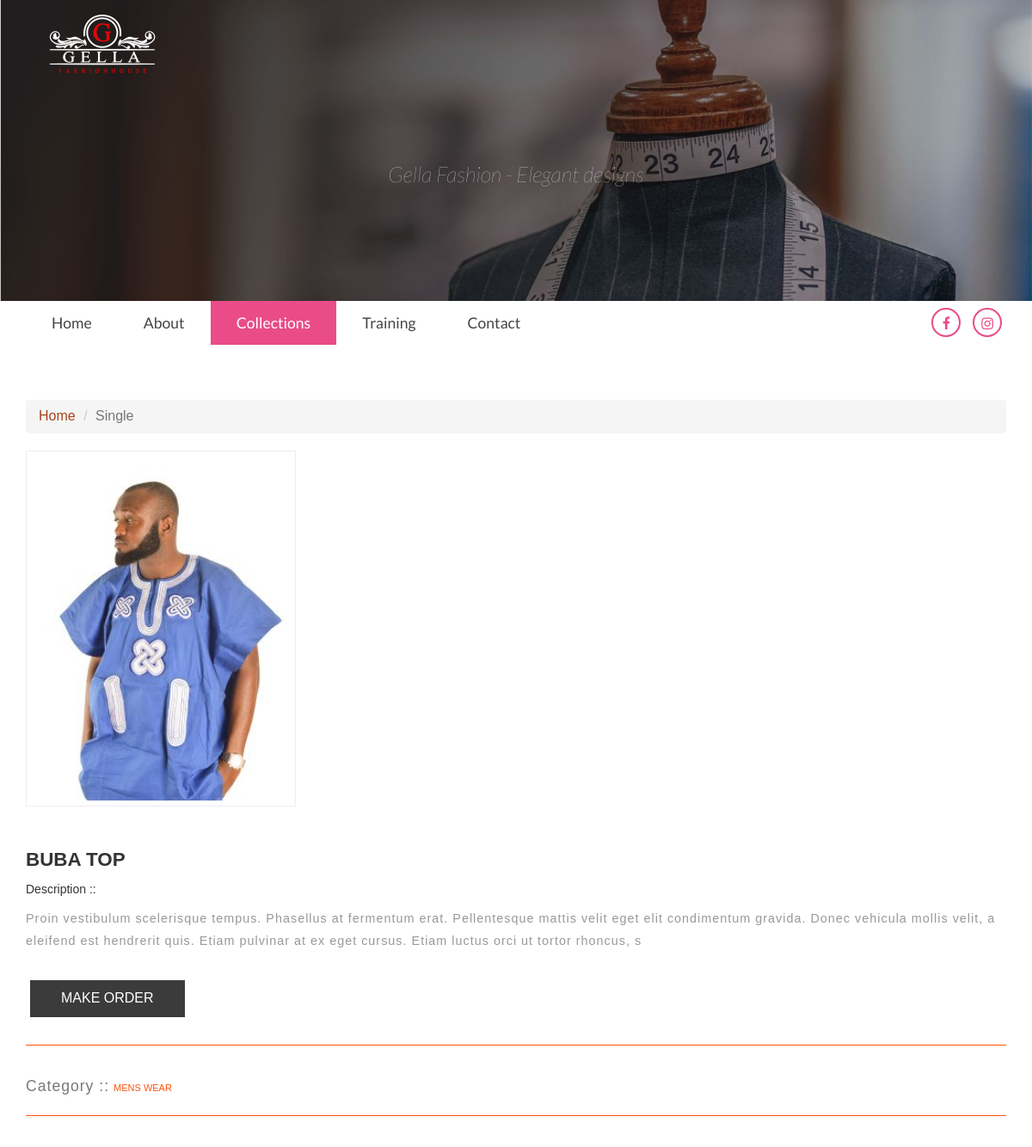
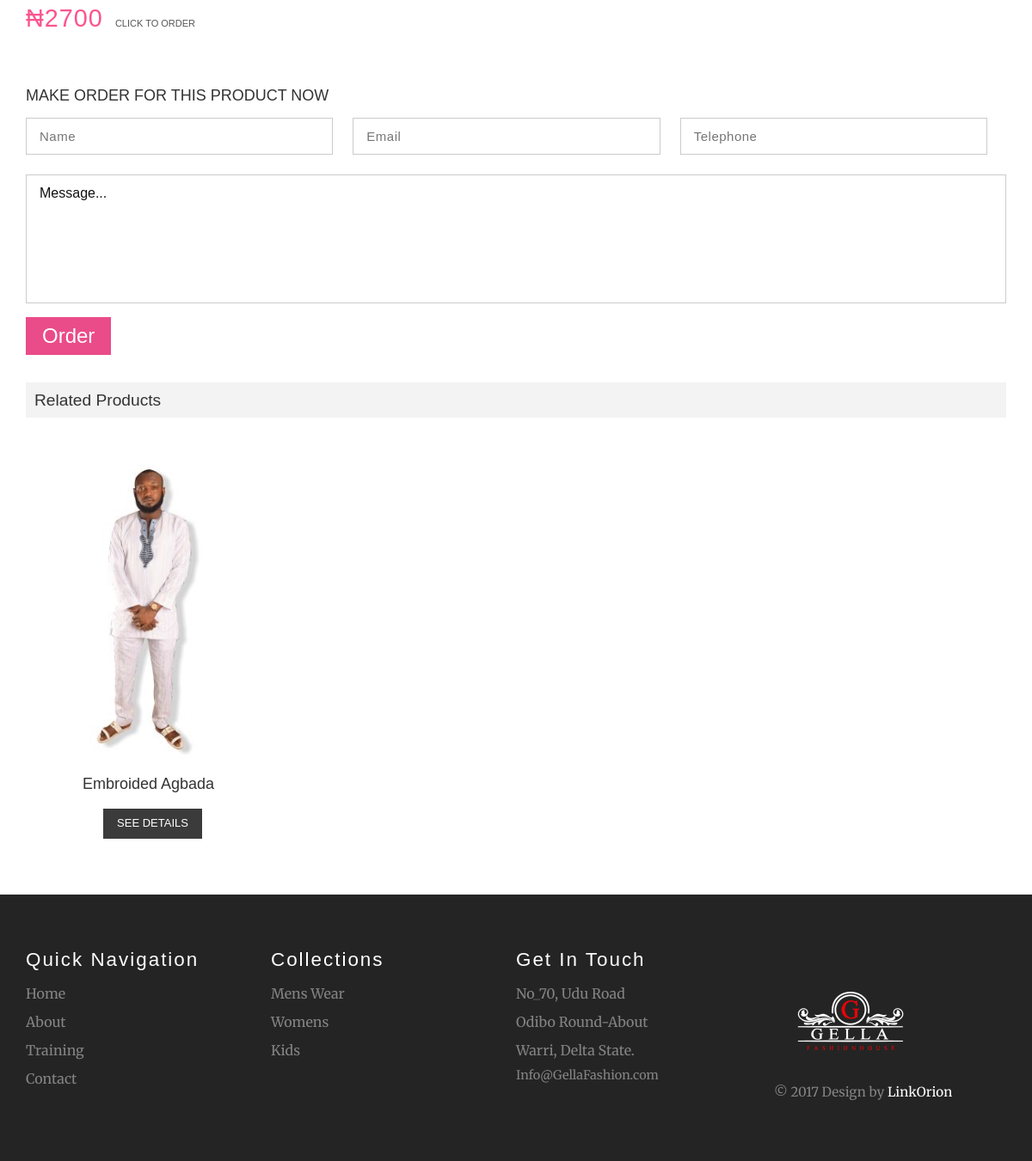
Page /product/mens-wear/buba-top1516370400 on the committed database (2 pictures, top to bottom).
### tables this page shows
CREATE TABLE IF NOT EXISTS `product` (
`product_id` int(20) NOT NULL,
  `product_name` varchar(255) NOT NULL,
  `product_slug` varchar(255) NOT NULL,
  `product_description` varchar(255) NOT NULL,
  `product_price` varchar(255) NOT NULL,
  `product_category_id` int(20) NOT NULL,
  `featured` enum('yes','no') NOT NULL DEFAULT 'no',
  `product_added_date` varchar(255) NOT NULL
);

CREATE TABLE IF NOT EXISTS `item_pictures` (
`image_id` int(11) NOT NULL,
  `item_id` int(11) NOT NULL,
  `item_image_path` varchar(255) NOT NULL
);

CREATE TABLE IF NOT EXISTS `category` (
`category_id` int(11) NOT NULL,
  `category_name` varchar(255) NOT NULL,
  `category_slug` varchar(255) NOT NULL,
  `category_banner` varchar(255) NOT NULL
);

### application/controllers/Home.php (called while the page is built, shortened)
<?php
class Home extends CI_controller {
	public function __construct()
	{
		$this->load->library('form_validation');
		$this->load->model('Home_model');
		$this->load->library('cart');
		$this->load->library('pagination');
	}
	public function single_product()
	{
		if ($this->uri->total_segments() == 3) {
			$data['main_category_slug'] = $main_category_slug = $this->uri->segment(2);
			$product_slug = $this->uri->segment(3);
			$WhereArray = array('category_slug' => $main_category_slug);
			$result = $this->Home_model->fetch_columns_where('category_id, category_name', 'category', $WhereArray);
			foreach($result as $category) {
				$main_category_id = $category['category_id'];
				$data['main_category_name'] = $category['category_name'];
			}
			$WhereArray = array('product_slug' => $product_slug);
			$result = $this->Home_model->fetch_columns_where('product_id, product_name', 'product', $WhereArray);
			foreach($result as $category) {
				$product_id = $category['product_id'];
				$data['product_name'] = $category['product_name'];
			}
			$data['product_details'] = $this->Home_model->fetch_single_product_details($product_id, $main_category_id);
			$data['recommended_products'] = $this->Home_model->fetch_recommended_products($product_id, $main_category_id);
			$data['product_body'] = $this->load->view('templates/product_body', $data, TRUE);
			$data['nav'] = array('home' => '', 'about' => '', 'collect' => 'active', 'training' => '', 'contact' => '');
			$this->general_page_template('category/'.$main_category_slug.'/'.$product_slug, $data);
		}else {
			redirect("index");
		}
	}
	private function general_page_template($PageName, $data=array())
	{
		$data['categorys'] = $this->Home_model->fetch_categories();
		$data['home_header'] = $this->load->view('templates/home_header', '', TRUE);
		$data['home_navigation'] = $this->load->view('templates/home_navigation', $data, TRUE);
		$data['home_footer'] = $this->load->view('templates/home_footer', $data, TRUE);
		$this->load->view($PageName, $data);
	}
}
?>

### index.php (called while the page is built, shortened)
<?php
require_once BASEPATH.'core/CodeIgniter.php';

### application/models/Home_model.php (called while the page is built, shortened)
<?php
class Home_model extends CI_Model {
	public function fetch_columns_where($ColumnNames, $TableName, $WhereArray)
	{
		$this->db->select($ColumnNames);
		$this->db->where($WhereArray);
		$query = $this->db->get($TableName);
		return $query->result_array();
	}
	public function fetch_categories()
	{
		$query = $this->db->get('category');
		return $query->result_array();
	}
	public function fetch_single_product_details($product_id, $category_id)
	{
		$this->db->select('*');
		$array = array('product_category_id' => $category_id, 'product_id' => $product_id);
		$this->db->where($array);
		$query = $this->db->get('product');
		$result = $query->result_array();
		for ($x = 0; $x < count($result); $x++) {
			$product_id = $result[$x]['product_id'];
			$this->db->select('item_image_path');
			$this->db->where('item_id', $product_id);
			$query = $this->db->get('item_pictures');
			if ($query->num_rows() > 0) {
				$returned_price_result = $query->result_array();
				$arrayofpics = array();
				if ($query->num_rows() > 1) {
					for($w = 0; $w < count($returned_price_result); $w++) {
						array_push($arrayofpics, $returned_price_result[$w]['item_image_path']);
					}
				}else {
					$arrayofpics[0] = $returned_price_result[0]['item_image_path'];
				}
				$result[$x]['item_pictures'] = $arrayofpics;
			}
		}
		return $result;
	}
	public function fetch_recommended_products($product_id, $category_id)
	{
		$this->db->select('*');
		$array = array('product_category_id' => $category_id, 'product_id !=' => $product_id);
		$this->db->where($array);
		$this->db->limit(4);
		$query = $this->db->get('product');
		$result = $query->result_array();
		for ($x = 0; $x < count($result); $x++) {
			$product_id = $result[$x]['product_id'];
			$this->db->select('item_image_path');
			$this->db->where('item_id', $product_id);
			$query = $this->db->get('item_pictures');
			if ($query->num_rows() > 0) {
				$result[$x]['item_pictures'] = $query->row_array();
			}
		}
		return $result;
	}
}
?>

### application/views/templates/product_body.php (the view, shortened to what this page needs)
<div class="product-main">
	 <div class="container">
		 <ol class="breadcrumb">
		  <li><a href="index.html">Home</a></li>
		  <li class="active">Single</li>
		 </ol>
		 <div class="ctnt-bar cntnt">
			 <div class="content-bar">
				 <div class="single-page">
						<link rel="stylesheet" href="<?php echo base_url('assets/css/etalage.css'); ?>">
					 <div class="details-left-slider">
						  <ul id="etalage">
                          <?php for($i = 0; $i < count($product_details[0]['item_pictures']); $i++): ?>
							 <li>
								<a href="optionallink.html">
								<img class="etalage_thumb_image" src="<?php echo base_url('assets/images/products/'.$product_details[0]['item_pictures'][$i]); ?>" />
								</a>
							 </li>
							<?php endfor; ?>
						 </ul>
					 </div>
					 <div class="details-left-info">
							<h3><?php echo $product_details[0]['product_name']; ?></h3>
                            <h5>Description  ::</h5>
							<p class="desc"><?php echo $product_details[0]['product_description']; ?></p>
							<div class="btn_form">
								<a href="#" class="send_message">MAKE ORDER</a>
							</div>
							<div class="flower-type">
							<p>Category  ::<a href="<?php echo site_url('category/' . $main_category_slug); ?>"><?php echo $main_category_name; ?></a></p>
							</div>
                            <p>₦<?php echo $product_details[0]['product_price']; ?> <a href="#" class="send_message">Click to Order</a></p>
					 </div>
				 </div>
			 </div>
		 </div>
         <div class="contact-form" id="tab-reviews">
            <h4 style="margin-bottom: 15px;">MAKE ORDER FOR THIS PRODUCT NOW</h4>
			<?php echo form_open(current_url(), 'id="commentform"'); ?>
                <input type="text" placeholder="Name" name="firstName" required="">
                <input type="email" placeholder="Email" name="userEmail" required="">
                <input type="text" placeholder="Telephone" name="userPhone" required="">
                <textarea type="text" name="userMessage" required="">Message...</textarea>
                <button class="btn1 btn-1 btn-1b">Order</button>
            </form>
        </div>
		 <div class="single-bottom2">
			 <h6>Related Products</h6>
				<div class="rltd-posts">
                <?php for($i = 0; $i < count($recommended_products); $i++): ?>
					 <div class="col-sm-3 col-md-3 pst1">
						 <img src="<?php echo base_url('assets/images/products/'.$recommended_products[$i]['item_pictures']['item_image_path']); ?>" alt="<?php echo $recommended_products[$i]['product_name']; ?>"/>
						 <h4><a href="<?php echo site_url('product/' . $main_category_slug . "/" . $recommended_products[$i]['product_slug']); ?>"><?php echo $recommended_products[$i]['product_name']; ?></a></h4>
						 <a class="pst-crt" href="<?php echo site_url('product/' . $main_category_slug . "/" . $recommended_products[$i]['product_slug']); ?>">SEE DETAILS</a>
					 </div>
				<?php endfor; ?>
					 <div class="clearfix"></div>
				</div>
		 </div>
	 </div>
</div>

### application/views/templates/home_footer.php (shortened to what this page needs)
<div class="footer">
 <div class="container">
     <div class="col-md-3 col-sm-6 ftr_navi ftr">
         <h3>Quick Navigation</h3>
         <ul>
             <li><a href="<?php echo site_url(); ?>">Home</a></li>
             <li><a href="<?php echo site_url('about_us'); ?>">About</a></li>
             <li><a href="#">Training</a></li>
             <li><a href="<?php echo site_url('contact_us'); ?>">Contact</a></li>
         </ul>
     </div>
     <div class="col-md-3 col-sm-6 ftr_navi ftr">
         <h3>Collections</h3>
         <ul>
         	<?php foreach($categorys as $category): ?>
             <li><a href="<?php echo site_url('category/' . $category['category_slug']); ?>"><?php echo $category['category_name']; ?></a></li>
             <?php endforeach; ?>
         </ul>
     </div>
     <div class="col-md-3 col-sm-6 get_in_touch ftr">
          <h3>Get In Touch</h3>
          <p>No_70, Udu Road</p>
          <p>Odibo Round-About</p>
          <p>Warri, Delta State.</p>
          <a href="mailto:mail@mlampah.com">Info@GellaFashion.com</a>
     </div>
     <div class="col-md-3 col-sm-6 ftr-logo">
          <a href="index.html"><img src="<?php echo base_url('assets/images/Gella_logo.png'); ?>" alt=""/></a>
         <p>&copy; 2017 Design by <a href="http://linkorion.com">LinkOrion</a></p>
     </div>
    <div class="clearfix"> </div>
 </div>
</div>

### assets/css/style1.css (style rules this page uses)
html, body { font-size: 100%; background: #fff; font-family: 'Merriweather', serif; }
body a { transition: 0.5s all ease; -webkit-transition: 0.5s all ease; -moz-transition: 0.5s all ease; -o-transition: 0.5s all ease; -ms-transition: 0.5s all ease; }
h1,h2,h3,h4,h5,h6 { margin:0; }
p { margin:0; }
ul,label { margin:0; padding:0; }
.footer { border-top: 1.5px solid #eee; padding: 4em 0; background-color: #242424; }
.ftr { margin-top: 0em; padding: 0; margin-bottom: 15px; }
.get_in_touch h3, .ftr_navi h3 { font-family: 'Viga', sans-serif; letter-spacing: 2px; font-size: 1.4em; margin-bottom: .5em; color: #fff; }
.ftr_navi.ftr ul { margin: 0; padding: 0; list-style: none; }
.ftr_navi ul li { display: block; }
.ftr_navi ul li a { display: block; padding: 5px 0; color: #848484; font-size: 1em; }
.get_in_touch p { color: #848484; font-size: 1em; padding: 5px 0; }
.get_in_touch a { color: #848484; font-size: 0.9em; text-decoration: none; }
.ftr-logo { margin-top: 2em; }
.ftr-logo p { margin-top: 1em; color: #848484; line-height: 1.8em; font-size: 0.95em; }
.ftr-logo p a { color:#fff; }
.contact-form { width: 100%; height: auto; overflow: auto; margin: 3em 0 0; padding-bottom: 2em; }
.contact-form input[type="text"] { display: inline-block; background: none; border: 1.5px solid #CBCBCB; width: 31.33%; outline: none; padding: 10px 15px 10px 15px; font-size: 15px; font-weight: 400; color: #111111; letter-spacing: 0.5px; margin-bottom: 1.5em; }
.contact-form input[type="email"] { display: inline-block; background: none; border: 1.5px solid #CBCBCB; width: 31.33%; outline: none; padding: 10px 15px 10px 15px; font-size: 15px; font-weight: 400; color: #111111; letter-spacing: 0.5px; margin: 0 1.25em; }
.contact-form textarea { background: none; border: 1.5px solid #CBCBCB; width: 100%; display: block; height: 150px; outline: none; font-size: 16px; color: #111111; font-weight: 400; resize: none; padding: 10px 15px 10px 15px; margin-bottom: 1em; }
button.btn1.btn-1.btn-1b { color: #fff; border: none; background: #EA4C89; padding: 5px 19px; font-size: 1.5em; }
.product-main { margin:4em 0; font-family: 'Arimo', sans-serif; }
.details-left-info { float: left; margin-left: 5%; width:67%; }
.details-left-info h3 { color: #333333; font-size: 1.4em; text-transform: uppercase; font-weight: 700; margin-bottom: 0.3em; font-family: 'Raleway', sans-serif; }
.details-left-info p { margin-top: 2%; font-size: 1.8em; color: #fa558f; line-height: 1.8em; text-shadow: 0 1px 0 #ffffff; letter-spacing: 1px; }
.details-left-info a { margin-left: 5px; color: #555555; text-transform: uppercase; font-size: 11px; -webkit-text-stroke: 0px; letter-spacing: 0px; }
.btn_form { margin-top:2em; }
.btn_form a { outline: none; display: inline-block; font-size: 1em; padding: 8px 34px; border:2px solid #3C3B3B; background: #3C3B3B; color: #fff; text-transform: uppercase; -webkit-transition: all 0.3s ease-in-out; -moz-transition: all 0.3s ease-in-out; -o-transition: all 0.3s ease-in-out; transition: all 0.3s ease-in-out; }
.flower-type { margin: 2em 0; padding: 10px 0 15px 0; border: 1px solid #ff530d; border-width: 1px 0; }
.flower-type p { font-size:1.1em; color:#787878; font-family: 'Raleway', sans-serif; font-weight:400; }
.flower-type a { font-weight:400; color: #ff530d; }
p.desc { font-size:0.9em; line-height:1.8em; color: #999; margin: 0.5em 0; }
.details-left-info h5 { margin:1em 0; }
.single-bottom1 h6, .single-bottom2 h6 { background: #F3F3F3; padding: 10px; color: #333; font-size: 1.2em; }
.rltd-posts { margin-top: 3em; }
.pst1 { text-align:center; }
.pst1 img { width:100%; }
.pst1 h4 a { font-size:1em; color:#333; font-weight:500; margin:1em 0; text-decoration:none; display:inline-block; }
a.pst-crt { background:#3C3B3B; padding: 7px 15px; color: #FFF; font-size: 13px; cursor: pointer; outline: none; border:1px solid #3C3B3B; -webkit-transition: all 0.3s ease-in-out; -moz-transition: all 0.3s ease-in-out; -o-transition: all 0.3s ease-in-out; transition: all 0.3s ease-in-out; text-decoration:none; display:inline-block; margin-left: 10px; }
@media screen and (max-width: 1200px) { .details-left-info { float: none; margin-left: 0; width: 100%; clear: both; } }

### rows in the picture
product: product_name "BUBA TOP", product_description "Proin vestibulum scelerisque tempus. Phasellus at fermentum erat. Pellentesque mattis velit eget elit condimentum gravida. Donec vehicula mollis velit, a eleifend est hendrerit quis. Etiam pulvinar at ex eget cursus. Etiam luctus orci ut tortor rhoncus, s", product_price "2700"
product: item_pictures.item_image_path (picture), product_name "Embroided Agbada"
category: category_name "Mens Wear"
category: category_name "Womens"
category: category_name "Kids"

### other values in the picture
$main_category_name "MENS WEAR"
